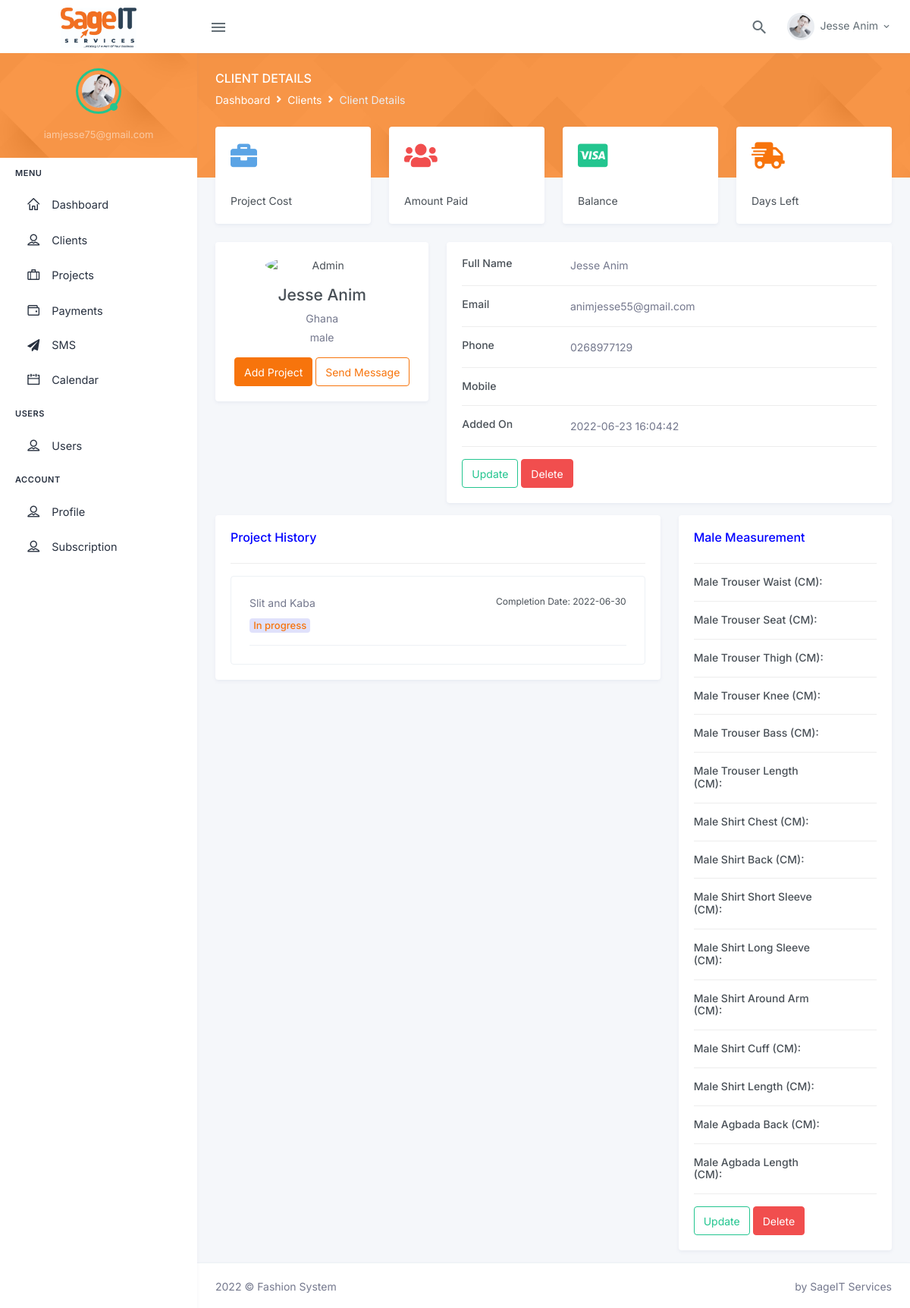
Screenshot of /client-profile.php?ref=30 (signed in) with the database file from the repository.
### tables this page shows
CREATE TABLE `clients` (
  `client_id` bigint(25) NOT NULL,
  `customer_id` int(25) DEFAULT NULL,
  `full_name` varchar(255) NOT NULL,
  `phone_number_1` varchar(255) NOT NULL,
  `phone_number_2` varchar(255) NOT NULL,
  `residential_address` varchar(255) NOT NULL,
  `email` varchar(255) NOT NULL,
  `gender` varchar(255) NOT NULL,
  `male_trouser_waist` varchar(255) DEFAULT NULL,
  `male_trouser_seat` varchar(255) DEFAULT NULL,
  `male_trouser_thigh` varchar(255) DEFAULT NULL,
  `male_trouser_knee` varchar(255) DEFAULT NULL,
  `male_trouser_bass` varchar(255) DEFAULT NULL,
  `male_trouser_lenght` varchar(255) DEFAULT NULL,
  `male_shirt_chest` varchar(255) DEFAULT NULL,
  `male_shirt_back` varchar(255) DEFAULT NULL,
  `male_shirt_short_sleeve` varchar(255) DEFAULT NULL,
  `male_shirt_long_sleeve` varchar(255) DEFAULT NULL,
  `male_shirt_around_arm` varchar(255) DEFAULT NULL,
  `male_shirt_cuff` varchar(255) DEFAULT NULL,
  `male_shirt_lenght` varchar(255) DEFAULT NULL,
  `male_agbada_back` varchar(255) DEFAULT NULL,
  `male_agbada_length` varchar(255) DEFAULT NULL,
  `female_skirt_waist` varchar(255) DEFAULT NULL,
  `female_skirt_hip` varchar(255) DEFAULT NULL,
  `female_skirt_knee` varchar(255) DEFAULT NULL,
  `female_skirt_waist_hip` varchar(255) DEFAULT NULL,
  `female_skirt_waist_knee` varchar(255) DEFAULT NULL,
  `female_skirt_skirt_lenght` varchar(255) DEFAULT NULL,
  `female_dress_bust` varchar(255) DEFAULT NULL,
  `female_dress_under_bust` varchar(255) DEFAULT NULL,
  `female_dress_waist` varchar(255) DEFAULT NULL,
  `female_dress_shoulder` varchar(255) DEFAULT NULL,
  `female_dress_shoulder_nipple` varchar(255) DEFAULT NULL,
  `female_dress_shoulder_under_bust` varchar(255) DEFAULT NULL,
  `female_dress_shoulder_waist` varchar(255) DEFAULT NULL,
  `female_dress_nipple_nipple` varchar(255) DEFAULT NULL,
  `female_dress_shoulder_hip` varchar(255) DEFAULT NULL,
  `female_dress_shoulder_knee` varchar(255) DEFAULT NULL,
  `female_dress_top_lenght` varchar(255) DEFAULT NULL,
  `female_dress_lenght` varchar(255) DEFAULT NULL,
  `female_trouser_waist` varchar(255) DEFAULT NULL,
  `female_trouser_seat` varchar(255) DEFAULT NULL,
  `female_trouser_thigh` varchar(255) DEFAULT NULL,
  `female_trouser_knee` varchar(255) DEFAULT NULL,
  `female_trouser_bass` varchar(255) DEFAULT NULL,
  `female_trouser_lenght` varchar(255) DEFAULT NULL,
  `added_by` varchar(255) DEFAULT NULL,
  `created_on` timestamp NULL DEFAULT current_timestamp(),
  `updated_on` datetime DEFAULT NULL
);

CREATE TABLE `projects` (
  `project_id` bigint(25) NOT NULL,
  `customer_id` bigint(30) NOT NULL,
  `client` varchar(255) NOT NULL,
  `status` int(11) NOT NULL DEFAULT 0,
  `type_of_work` varchar(255) NOT NULL,
  `description` varchar(255) NOT NULL,
  `type_of_fabric` varchar(255) NOT NULL,
  `sewing_charges` varchar(255) NOT NULL,
  `delivery_charges` varchar(255) NOT NULL,
  `project_cost` varchar(255) NOT NULL,
  `advance_payment` varchar(255) NOT NULL,
  `balance` varchar(255) NOT NULL,
  `start_date` date NOT NULL,
  `end_date` date NOT NULL,
  `days_to_complete` varchar(255) NOT NULL,
  `mode_of_delivery` varchar(255) NOT NULL,
  `delivery_location` varchar(255) NOT NULL,
  `temp_img_upload_id` int(11) NOT NULL DEFAULT 0,
  `added_by` varchar(255) NOT NULL
);

### client-profile.php (the view, shortened to what the rows shown need)
<?php
    require_once 'database/config.php';
    $customer_id = $_SESSION['customer_id'];
    $client_id = $_GET['ref'];
    $query = "SELECT * FROM clients WHERE client_id = :id";
    $statement = $connect->prepare($query);
    $statement->execute(
      array(
        ":id" => $client_id,
      )
    );
    $result = $statement->fetch();
?>
<div class="main-content">
  <div class="page-content">
    <div class="container-fluid">
      <div class="page-content-wrapper">
        <div class="row">
          <div class="col-lg-12">
            <div class="row gutters-sm">
              <div class="col-md-4 mb-3">
                <div class="card">
                  <div class="card-body">
                    <div class="d-flex flex-column align-items-center text-center">
                      <div class="mt-3">
                        <h4><?= $result['full_name']?></h4>
                        <p class="text-secondary mb-1"><?= $result['residential_address']?></p>
                        <p class="text-muted font-size-sm"><?= $result['gender']?></p>
                        <button class="btn btn-primary" onclick="location.href='project-add.php?forclientID=<?= $client_id ?>&forclientName=<?= $result['full_name']?>'">Add Project</button>
                        <button class="btn btn-outline-primary" onclick="location.href='sms-add.php?sendToID=<?= $client_id; ?>'">Send Message</button>
                      </div>
                    </div>
                  </div>
                </div>
              </div>
            <div class="col-md-8">
              <div class="card mb-3">
                <div class="card-body">
                  <div class="row">
                    <div class="col-sm-3">
                      <h6 class="mb-0">Full Name</h6>
                    </div>
                    <div class="col-sm-9 text-secondary"><?= $result['full_name']?></div>
                  </div>
                  <div class="row">
                    <div class="col-sm-3">
                      <h6 class="mb-0">Email</h6>
                    </div>
                    <div class="col-sm-9 text-secondary"><?= $result['email']?> </div>
                  </div>
                  <div class="row">
                    <div class="col-sm-3">
                      <h6 class="mb-0">Phone</h6>
                    </div>
                    <div class="col-sm-9 text-secondary"><?= $result['phone_number_1']?> </div>
                  </div>
                  <div class="row">
                    <div class="col-sm-3">
                      <h6 class="mb-0">Added On</h6>
                    </div>
                    <div class="col-sm-9 text-secondary"><?= $result['created_on']?> </div>
                  </div>
                </div>
              </div>
</div>
                                            <div class="col-md-8 mb-3">
                                              <div class="card">
                                               <div class="card-body">
                                                    <div class="border p-4 rounded">
                                                        <?php
                                                            $p_query = "SELECT * FROM projects WHERE customer_id = :c_id AND client = :c";
                                                            $p_statement = $connect->prepare($p_query);
                                                            $p_statement->execute(array(
                                                              ":c_id" => $customer_id,
                                                              ":c"    => $client_id,
                                                            ));
                                                            $count = $p_statement->rowCount();
                                                            $row = $p_statement->fetchAll(PDO::FETCH_ASSOC);
                                                            if($count > 0 && !empty($row)){
                                                              foreach($row as $rowrow){?>
                                                                  <div class="media border-bottom pb-3">
                                                                    <div class="media-body">
                                                                        <p class="text-muted mb-2"><?= $rowrow['type_of_work']?></p>
                                                                        <?php
                                                                            if($rowrow['status'] == 0){?>
                                                                                <span class="badge badge-pill badge-soft-primary font-size-13">In progress</apan>
                                                                            <?php
                                                                            }
                                                                        ?>
                                                                    </div>
                                                                    <p class="float-sm-right font-size-12">Completion Date: <?= $rowrow['end_date']?></p>
                                                                </div>
                                                              <?php
                                                              }
                                                            }else{
                                                              echo "No Projects Yet";
                                                            }
                                                        ?>
                                                    </div>
                                               </div>
                                           </div>
              </div>
            </div>
          </div>
        </div>
      </div>
    </div>
  </div>
  <?php include_once 'partials/footer.php'; ?>

### rows the page displays
clients: full_name "Jesse Anim", residential_address "Ghana", gender "male", email "animjesse55@gmail.com", phone_number_1 "0268977129", created_on "2022-06-23 16:04:42"
projects: type_of_work "Slit and Kaba", status "In progress", end_date "2022-06-30"

### other values shown
$_SESSION['username'] "iamjesse75@gmail.com"
$_SESSION['fullname'] "Jesse Anim"
